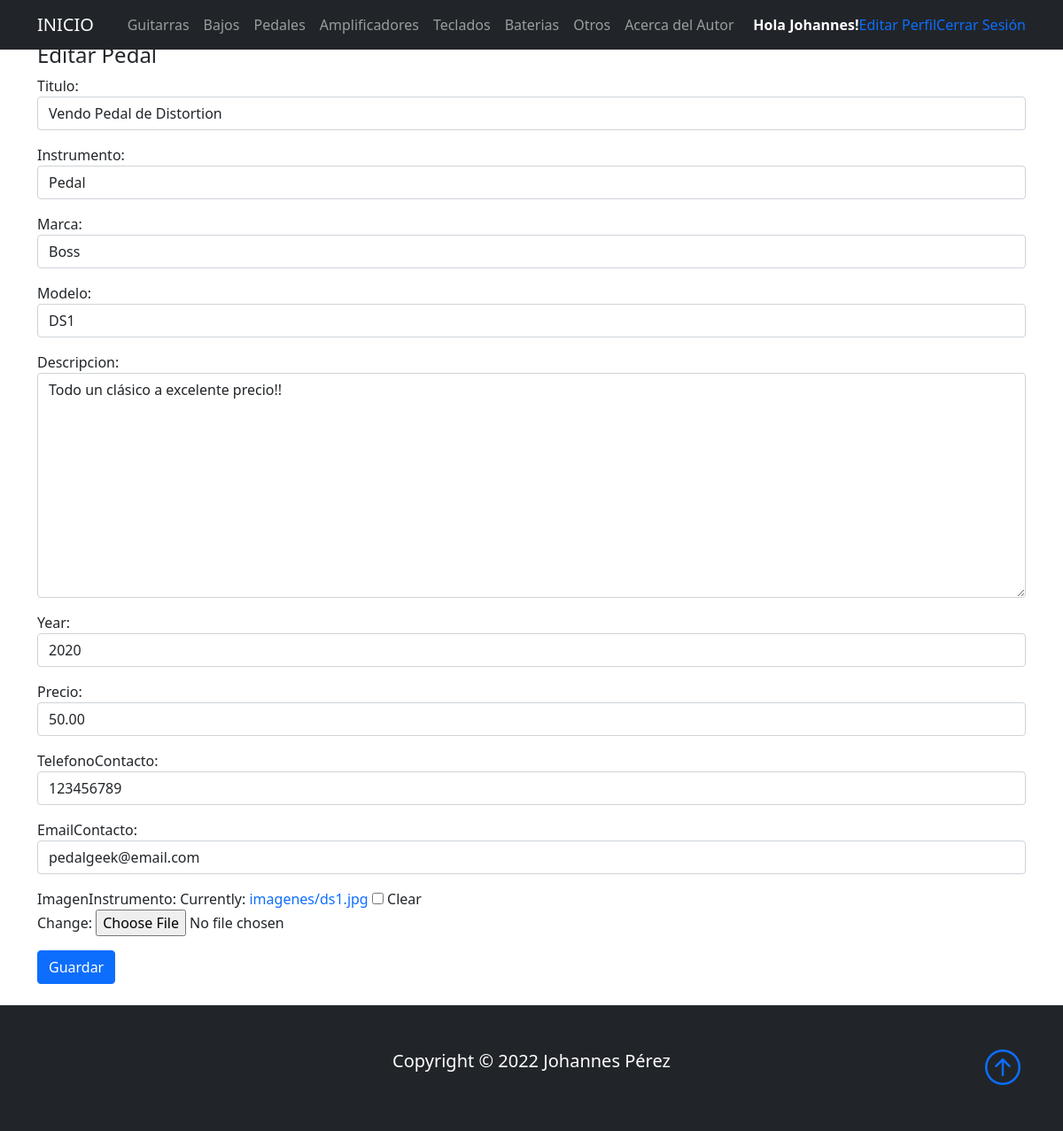
Screenshot of /pedalEdicion/4/ (signed in) with the database file from the repository.
### Base/models.py (models this page shows, shortened)
class Instrumento(models.Model):
    instrumentoSeleccion = (
    ('guitarra','Guitarra'),
    ('bajo', 'Bajo'),
    ('pedal','Pedal'),
    ('bateria','Bateria'),
    ('teclado','Teclado'),
    ('amplificador','Amplificador'),
    ('otro', 'Otro'),
    )
    usuario = models.ForeignKey(User, on_delete=models.CASCADE, null=True, blank=True)
    titulo = models.CharField(max_length=200)
    instrumento = models.CharField(max_length=15, choices=instrumentoSeleccion, default='guitarra')
    marca = models.CharField(max_length=40)
    modelo = models.CharField(max_length=40)
    descripcion = models.TextField(null=True, blank=True)
    year = models.IntegerField()
    precio = models.DecimalField(max_digits=10, decimal_places=2)
    fechaPublicacion = models.DateTimeField(auto_now_add=True)
    telefonoContacto = models.IntegerField()
    emailContacto = models.EmailField()
    imagenInstrumento = models.ImageField(null=True, blank=True, upload_to="imagenes/")
    class Meta:
        ordering = ['usuario', '-fechaPublicacion']

### Base/views.py (the view)
# urls.py: path('pedalEdicion/<int:pk>/', PedalUpdate.as_view(), name='pedal_editar'),
class PedalUpdate(LoginRequiredMixin, UpdateView):
    model = Instrumento
    form_class = ActualizacionInstrumento
    success_url = reverse_lazy('pedales')
    context_object_name = 'pedal'
    template_name = 'Base/pedalEdicion.html'

### Base/forms.py
class ActualizacionInstrumento(forms.ModelForm):
    class Meta:
        model = Instrumento
        fields = ('titulo', 'instrumento', 'marca', 'modelo', 'descripcion', 'year', 'precio', 'telefonoContacto', 'emailContacto', 'imagenInstrumento')
        widgets = {
            'titulo' : forms.TextInput(attrs={'class': 'form-control'}),
            'instrumento' : forms.Select(attrs={'class': 'form-control'}),
            'marca' : forms.TextInput(attrs={'class': 'form-control'}),
            'modelo' : forms.TextInput(attrs={'class': 'form-control'}),
            'descripcion' : forms.Textarea(attrs={'class': 'form-control'}),
            'year' : forms.TextInput(attrs={'class': 'form-control'}),
            'precio' : forms.TextInput(attrs={'class': 'form-control'}),
            'telefonoContacto' : forms.TextInput(attrs={'class': 'form-control'}),
            'emailContacto' : forms.TextInput(attrs={'class': 'form-control'}),
        }

### Base/templates/Base/pedalEdicion.html (shortened to what this page needs)
{% extends 'Base/home.html' %}
{% block content %}
{% if user.id == pedal.usuario.id %}
<div class="container">
    <h4>Editar Pedal</h4>
</div>
<div class="container">
    <div class="form-group">
        <form method="post" enctype="multipart/form-data">{% csrf_token %}
            {{ form.as_p }}
            <button type="submit" class="btn btn-primary">Guardar</button>
        </form>
    </div>
</div>
<br>
{% else %}
<div class="container">
<h4>No tienes acceso a esta pagina!</h4>
</div>
{% endif %}
{% endblock %}

### Base/templates/Base/home.html (shortened to what this page needs)
<!DOCTYPE html>
<html lang="en">
<head>
    <link href="https://cdn.jsdelivr.net/npm/bootstrap@5.0.2/dist/css/bootstrap.min.css" rel="stylesheet"
>
    <link rel="stylesheet" href="https://cdn.jsdelivr.net/npm/bootstrap-icons@1.3.0/font/bootstrap-icons.css">
    <link href='https://api.mapbox.com/mapbox-gl-js/v2.8.1/mapbox-gl.css' rel='stylesheet' />
    {% load static %}
    <link rel="stylesheet" type="text/css" href="{% static 'Base/style.css' %}">
</head>
<body>
    <nav class="navbar navbar-expand-lg bg-dark navbar-dark py-2 fixed-top">
      <div class="container">
        <a href="{% url 'home' %}" class="navbar-brand">INICIO</a>
            <div class="collapse navbar-collapse" id="navmenu">
              <ul class="navbar-nav ms-auto">
                <li class="nav-item">
                  <a class="nav-link" href="{% url 'guitarras' %}">Guitarras</a>
                </li>
                <li class="nav-item">
                  <a class="nav-link" href="{% url 'bajos' %}">Bajos</a>
                </li>
                <li class="nav-item">
                  <a class="nav-link" href="{% url 'pedales' %}">Pedales</a>
                </li>
                <li class="nav-item">
                  <a class="nav-link" href="{% url 'amplificadores' %}">Amplificadores</a>
                </li>
                <li class="nav-item">
                  <a class="nav-link" href="{% url 'teclados' %}">Teclados</a>
                </li>
                <li class="nav-item">
                  <a class="nav-link" href="{% url 'baterias' %}">Baterias</a>
                </li>
                <li class="nav-item">
                  <a class="nav-link" href="{% url 'otros' %}">Otros</a>
                </li>
                <li class="nav-item">
                  <a class="nav-link" href="{% url 'acerca_de_mi' %}">Acerca del Autor</a>
                </li>
              </ul>
                {% if request.user.is_authenticated %}
              <ul class="navbar-nav ms-auto">
              <li class="nav-item">
                <strong><span style="color:white"> Hola {{request.user.first_name}}!</span></strong>
              </li>
              <li class="nav-item">
                <a href="{% url 'editar_perfil' %}">Editar Perfil</a>
              </li>
              <li class="nav-item">
                <a href="{% url 'logout' %}">Cerrar Sesión</a>
              </li>
            {% endif %}
          </div>
      </div>
  </nav>
      {% block content %}{% endblock %}
  <footer class="p-5 bg-dark text-white text-center position-relative">
      <div class="container">
          <p class="lead">Copyright &copy; 2022 Johannes Pérez</p>
          <a href="" class="position-absolute bottom-0 end-0 p-5">
              <i class="bi bi-arrow-up-circle h1"></i>
          </a>
      </div>
  </footer>
</body>
</html>

### Base/static/Base/style.css (style rules this page uses)
a { text-decoration: none; }
ul { list-style: none; }

### rows the page displays
Instrumento: titulo "Vendo Pedal de Distortion", instrumento "Pedal", marca "Boss", modelo "DS1", descripcion "Todo un clásico a excelente precio!!", year "2020", precio "50.00", telefonoContacto "123456789", emailContacto "pedalgeek@email.com"

### other values shown
{{ request.user.first_name }} "Johannes"
